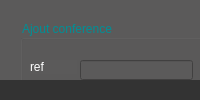
     <widget class="QFrame" name="frame_bottom_east_2">
      <property name="frameShape">
       <enum>QFrame::NoFrame</enum>
      </property>
      <property name="frameShadow">
       <enum>QFrame::Plain</enum>
      </property>
      <layout class="QVBoxLayout" name="verticalLayout_15">
       <property name="spacing">
        <number>0</number>
       </property>
       <property name="leftMargin">
        <number>0</number>
       </property>
       <property name="topMargin">
        <number>0</number>
       </property>
       <property name="rightMargin">
        <number>0</number>
       </property>
       <property name="bottomMargin">
        <number>0</number>
       </property>
       <item>
        <widget class="QFrame" name="frame_6">
         <property name="frameShape">
          <enum>QFrame::NoFrame</enum>
         </property>
         <property name="frameShadow">
          <enum>QFrame::Plain</enum>
         </property>
         <layout class="QHBoxLayout" name="horizontalLayout_33">
          <property name="spacing">
           <number>0</number>
          </property>
          <property name="leftMargin">
           <number>0</number>
          </property>
          <property name="topMargin">
           <number>0</number>
          </property>
          <property name="rightMargin">
           <number>0</number>
          </property>
          <property name="bottomMargin">
           <number>0</number>
          </property>
          <item>
           <widget class="QFrame" name="frame_home_main_2">
            <property name="styleSheet">
             <string notr="true">background-color: rgb(91, 90, 90);</string>
            </property>
            <property name="frameShape">
             <enum>QFrame::NoFrame</enum>
            </property>
            <property name="frameShadow">
             <enum>QFrame::Plain</enum>
            </property>
            <widget class="QFrame" name="printer">
             <property name="geometry">
              <rect>
               <x>810</x>
               <y>30</y>
               <width>220</width>
               <height>71</height>
              </rect>
             </property>
             <property name="minimumSize">
              <size>
               <width>220</width>
               <height>0</height>
              </size>
             </property>
             <property name="maximumSize">
              <size>
               <width>220</width>
               <height>16777215</height>
              </size>
             </property>
             <property name="frameShape">
              <enum>QFrame::NoFrame</enum>
             </property>
             <property name="frameShadow">
              <enum>QFrame::Plain</enum>
             </property>
             <layout class="QVBoxLayout" name="verticalLayout_16">
              <property name="spacing">
               <number>5</number>
              </property>
              <property name="leftMargin">
               <number>5</number>
              </property>
              <property name="topMargin">
               <number>5</number>
              </property>
              <property name="rightMargin">
               <number>5</number>
              </property>
              <property name="bottomMargin">
               <number>5</number>
              </property>
              <item>
               <widget class="QPushButton" name="impr">
                <property name="styleSheet">
                 <string notr="true">QPushButton {
	border: none;
	background-color: rgba(0,0,0,0);
}
QPushButton:hover {
	background-color: rgb(91,90,90);
}
QPushButton:pressed {	
	background-color: rgba(0,0,0,0);
}</string>
                </property>
                <property name="text">
                 <string/>
                </property>
                <property name="icon">
                 <iconset>
                  <normaloff>Icon/printer-3-32 - Copie.ico</normaloff>Icon/printer-3-32 - Copie.ico</iconset>
                </property>
                <property name="iconSize">
                 <size>
                  <width>50</width>
                  <height>50</height>
                 </size>
                </property>
               </widget>
              </item>
             </layout>
            </widget>
            <widget class="QGroupBox" name="groupBox_4">
             <property name="geometry">
              <rect>
               <x>20</x>
               <y>20</y>
               <width>341</width>
               <height>231</height>
              </rect>
             </property>
             <property name="styleSheet">
              <string notr="true">color: rgb(0, 143, 150);</string>
             </property>
             <property name="title">
              <string>Ajout conference</string>
             </property>
             <widget class="QLabel" name="num">
              <property name="geometry">
               <rect>
                <x>10</x>
                <y>40</y>
                <width>47</width>
                <height>14</height>
               </rect>
              </property>
              <property name="styleSheet">
               <string notr="true">color: rgb(255, 255, 255);</string>
              </property>
              <property name="text">
               <string>ref</string>
              </property>
             </widget>
             <widget class="QLineEdit" name="ref_ajout">
              <property name="geometry">
               <rect>
                <x>60</x>
                <y>40</y>
                <width>113</width>
                <height>20</height>
               </rect>
              </property>
              <property name="styleSheet">
               <string notr="true">color: rgb(255, 255, 255);</string>
              </property>
             </widget>
             <widget class="QLabel" name="nom_2">
              <property name="geometry">
               <rect>
                <x>10</x>
                <y>110</y>
                <width>47</width>
                <height>14</height>
               </rect>
              </property>
              <property name="styleSheet">
               <string notr="true">color: rgb(255, 255, 255);</string>
              </property>
              <property name="text">
               <string>date</string>
              </property>
             </widget>
             <widget class="QLabel" name="prix">
              <property name="geometry">
               <rect>
                <x>10</x>
                <y>140</y>
                <width>51</width>
                <height>20</height>
               </rect>
              </property>
              <property name="styleSheet">
               <string notr="true">color: rgb(255, 255, 255);</string>
              </property>
              <property name="text">
               <string>lieu</string>
              </property>
             </widget>
             <widget class="QLineEdit" name="lieu_ajout">
              <property name="geometry">
               <rect>
                <x>60</x>
                <y>140</y>
                <width>113</width>
                <height>20</height>
               </rect>
              </property>
              <property name="styleSheet">
               <string notr="true">color: rgb(255, 255, 255);</string>
              </property>
             </widget>
             <widget class="QLabel" name="etat">
              <property name="geometry">
               <rect>
                <x>10</x>
                <y>180</y>
                <width>47</width>
                <height>14</height>
               </rect>
              </property>
              <property name="styleSheet">
               <string notr="true">color: rgb(255, 255, 255);</string>
              </property>
              <property name="text">
               <string>mode</string>
              </property>
             </widget>
             <widget class="QPushButton" name="Ajout_2">
              <property name="geometry">
               <rect>
                <x>240</x>
                <y>180</y>
                <width>91</width>
                <height>41</height>
               </rect>
              </property>
              <property name="styleSheet">
               <string notr="true">QPushButton {
	border: none;
	background-color: rgba(0,0,0,0);
}
QPushButton:hover {
	background-color: rgb(91,90,90);
}
QPushButton:pressed {	
	background-color: rgba(0,0,0,0);
}</string>
              </property>
              <property name="text">
               <string/>
              </property>
              <property name="icon">
               <iconset>
                <normaloff>Icon/icons8-add-new-60.png</normaloff>Icon/icons8-add-new-60.png</iconset>
              </property>
              <property name="iconSize">
               <size>
                <width>32</width>
                <height>32</height>
               </size>
              </property>
             </widget>
             <widget class="QLineEdit" name="ref_modif">
              <property name="geometry">
               <rect>
                <x>220</x>
                <y>40</y>
                <width>113</width>
                <height>20</height>
               </rect>
              </property>
              <property name="styleSheet">
               <string notr="true">color: rgb(255, 255, 255);</string>
              </property>
             </widget>
             <widget class="QLabel" name="id_4">
              <property name="geometry">
               <rect>
                <x>230</x>
                <y>20</y>
                <width>81</width>
                <height>16</height>
               </rect>
              </property>
              <property name="styleSheet">
               <string notr="true">color: rgb(255, 255, 255);</string>
              </property>
              <property name="text">
               <string>ref Modify</string>
              </property>
             </widget>
             <widget class="QComboBox" name="mode_ajout">
              <property name="geometry">
               <rect>
                <x>60</x>
                <y>180</y>
                <width>111</width>
                <height>22</height>
               </rect>
              </property>
              <item>
               <property name="text">
                <string>en ligne</string>
               </property>
              </item>
              <item>
               <property name="text">
                <string>présentiel</string>
               </property>
              </item>
             </widget>
             <widget class="QLineEdit" name="nom_ajout">
              <property name="geometry">
               <rect>
                <x>60</x>
                <y>70</y>
                <width>113</width>
                <height>20</height>
               </rect>
              </property>
              <property name="styleSheet">
               <string notr="true">color: rgb(255, 255, 255);
</string>
              </property>
             </widget>
             <widget class="QLabel" name="num_4">
              <property name="geometry">
               <rect>
                <x>10</x>
                <y>70</y>
                <width>47</width>
                <height>14</height>
               </rect>
              </property>
              <property name="styleSheet">
               <string notr="true">color: rgb(255, 255, 255);</string>
              </property>
              <property name="text">
               <string>nom</string>
              </property>
             </widget>
             <widget class="QDateEdit" name="date_ajout">
              <property name="geometry">
               <rect>
                <x>60</x>
                <y>110</y>
                <width>110</width>
                <height>22</height>
               </rect>
              </property>
              <property name="styleSheet">
               <string notr="true">color: rgb(255, 255, 255);</string>
              </property>
             </widget>
             <widget class="QPushButton" name="pushButton_4">
              <property name="geometry">
               <rect>
                <x>240</x>
                <y>70</y>
                <width>51</width>
                <height>28</height>
               </rect>
              </property>
              <property name="styleSheet">
               <string notr="true">QPushButton {
	border: none;
	background-color: rgba(0,0,0,0);
}
QPushButton:hover {
	background-color: rgb(91,90,90);
}
QPushButton:pressed {	
	background-color: rgba(0,0,0,0);
}</string>
              </property>
              <property name="text">
               <string/>
              </property>
              <property name="icon">
               <iconset>
                <normaloff>Icon/337326932_883576556203240_9054454841976748620_n.png</normaloff>Icon/337326932_883576556203240_9054454841976748620_n.png</iconset>
              </property>
              <property name="iconSize">
               <size>
                <width>22</width>
                <height>22</height>
               </size>
              </property>
             </widget>
             <widget class="QPushButton" name="pushButton_3">
              <property name="geometry">
               <rect>
                <x>280</x>
                <y>70</y>
                <width>51</width>
                <height>28</height>
               </rect>
              </property>
              <property name="styleSheet">
               <string notr="true">QPushButton {
	border: none;
	background-color: rgba(0,0,0,0);
}
QPushButton:hover {
	background-color: rgb(91,90,90);
}
QPushButton:pressed {	
	background-color: rgba(0,0,0,0);
}</string>
              </property>
              <property name="text">
               <string/>
              </property>
              <property name="icon">
               <iconset>
                <normaloff>Icon/icons8-pen-squared-48.png</normaloff>Icon/icons8-pen-squared-48.png</iconset>
              </property>
              <property name="iconSize">
               <size>
                <width>22</width>
                <height>22</height>
               </size>
              </property>
             </widget>
            </widget>
            <widget class="QGroupBox" name="groupBox_5">
             <property name="geometry">
              <rect>
               <x>50</x>
               <y>260</y>
               <width>81</width>
               <height>51</height>
              </rect>
             </property>
             <property name="styleSheet">
              <string notr="true">color: rgb(0, 143, 150);</string>
             </property>
             <property name="title">
              <string>Supprimer</string>
             </property>
             <widget class="QPushButton" name="suprim_2">
              <property name="geometry">
               <rect>
                <x>30</x>
                <y>20</y>
                <width>31</width>
                <height>23</height>
               </rect>
              </property>
              <property name="styleSheet">
               <string notr="true">QPushButton {
	border: none;
	background-color: rgba(0,0,0,0);
}
QPushButton:hover {
	background-color: rgb(91,90,90);
}
QPushButton:pressed {	
	background-color: rgba(0,0,0,0);
}</string>
              </property>
              <property name="text">
               <string/>
              </property>
              <property name="icon">
               <iconset>
                <normaloff>Icon/closeAsset 43.png</normaloff>Icon/closeAsset 43.png</iconset>
              </property>
             </widget>
            </widget>
            <widget class="QGroupBox" name="groupBox_7">
             <property name="geometry">
              <rect>
               <x>370</x>
               <y>100</y>
               <width>571</width>
               <height>271</height>
              </rect>
             </property>
             <property name="styleSheet">
              <string notr="true">color: rgb(0, 143, 150);</string>
             </property>
             <property name="title">
              <string>Affichage des conférences</string>
             </property>
             <widget class="QTableView" name="tableView">
              <property name="geometry">
               <rect>
                <x>10</x>
                <y>20</y>
                <width>551</width>
                <height>231</height>
               </rect>
              </property>
             </widget>
            </widget>
            <widget class="QLabel" name="label_27">
             <property name="geometry">
              <rect>
               <x>410</x>
               <y>60</y>
               <width>101</width>
               <height>16</height>
              </rect>
             </property>
             <property name="styleSheet">
              <string notr="true">color: rgb(255, 255, 255);</string>
             </property>
             <property name="text">
              <string>Rechercher :</string>
             </property>
            </widget>
            <widget class="QLineEdit" name="rech">
             <property name="geometry">
              <rect>
               <x>480</x>
               <y>60</y>
               <width>321</width>
               <height>20</height>
              </rect>
             </property>
             <property name="styleSheet">
              <string notr="true">color: rgb(255, 255, 255);</string>
             </property>
            </widget>
            <widget class="QGroupBox" name="groupBox_8">
             <property name="geometry">
              <rect>
               <x>170</x>
               <y>260</y>
               <width>101</width>
               <height>51</height>
              </rect>
             </property>
             <property name="styleSheet">
              <string notr="true">color: rgb(0, 143, 150);</string>
             </property>
             <property name="title">
              <string>Supprission totale</string>
             </property>
             <widget class="QPushButton" name="reset">
              <property name="geometry">
               <rect>
                <x>10</x>
                <y>22</y>
                <width>81</width>
                <height>21</height>
               </rect>
              </property>
              <property name="styleSheet">
               <string notr="true">QPushButton {
	border: none;
	background-color: rgba(0,0,0,0);
}
QPushButton:hover {
	background-color: rgb(91,90,90);
}
QPushButton:pressed {	
	background-color: rgba(0,0,0,0);
}</string>
              </property>
              <property name="text">
               <string/>
              </property>
              <property name="icon">
               <iconset>
                <normaloff>Icon/trash-2-32.ico</normaloff>Icon/trash-2-32.ico</iconset>
              </property>
             </widget>
            </widget>
            <widget class="QGroupBox" name="groupBox">
             <property name="geometry">
              <rect>
               <x>830</x>
               <y>380</y>
               <width>121</width>
               <height>81</height>
              </rect>
             </property>
             <property name="styleSheet">
              <string notr="true">color: rgb(0, 143, 150);</string>
             </property>
             <property name="title">
              <string>Statistique</string>
             </property>
             <widget class="QPushButton" name="pushButton_2">
              <property name="geometry">
               <rect>
                <x>4</x>
                <y>20</y>
                <width>111</width>
                <height>51</height>
               </rect>
              </property>
              <property name="styleSheet">
               <string notr="true">QPushButton {
	border: none;
	background-color: rgba(0,0,0,0);
}

QPushButton:hover {
	background-color: rgb(0, 143, 150);
}
QPushButton:pressed {	
	background-color: rgba(0,0,0,0);
}</string>
              </property>
              <property name="text">
               <string/>
              </property>
              <property name="icon">
               <iconset>
                <normaloff>Icon/340746670_937324410936244_4625091873557112592_n.png</normaloff>Icon/340746670_937324410936244_4625091873557112592_n.png</iconset>
              </property>
              <property name="iconSize">
               <size>
                <width>45</width>
                <height>50</height>
               </size>
              </property>
             </widget>
            </widget>
            <widget class="QGroupBox" name="groupBox_2">
             <property name="geometry">
              <rect>
               <x>700</x>
               <y>380</y>
               <width>120</width>
               <height>81</height>
              </rect>
             </property>
             <property name="styleSheet">
              <string notr="true">color: rgb(0, 143, 150);
</string>
             </property>
             <property name="title">
              <string>mailing</string>
             </property>
             <widget class="QPushButton" name="pushButton">
              <property name="geometry">
               <rect>
                <x>10</x>
                <y>20</y>
                <width>91</width>
                <height>51</height>
               </rect>
              </property>
              <property name="styleSheet">
               <string notr="true">QPushButton {
	border: none;
	background-color: rgba(0,0,0,0);
}

QPushButton:hover {
	background-color: rgb(0, 143, 150);
}
QPushButton:pressed {	
	background-color: rgba(0,0,0,0);
}</string>
              </property>
              <property name="text">
               <string/>
              </property>
              <property name="icon">
               <iconset>
                <normaloff>Icon/334962190_713957570385466_8174413079122733394_n.png</normaloff>Icon/334962190_713957570385466_8174413079122733394_n.png</iconset>
              </property>
              <property name="iconSize">
               <size>
                <width>50</width>
                <height>50</height>
               </size>
              </property>
             </widget>
            </widget>
            <widget class="QGroupBox" name="groupBox_3">
             <property name="geometry">
              <rect>
               <x>570</x>
               <y>380</y>
               <width>120</width>
               <height>81</height>
              </rect>
             </property>
             <property name="styleSheet">
              <string notr="true">color: rgb(0, 143, 150);
</string>
             </property>
             <property name="title">
              <string>calandrier</string>
             </property>
             <widget class="QPushButton" name="pushButton_5">
              <property name="geometry">
               <rect>
                <x>10</x>
                <y>20</y>
                <width>91</width>
                <height>51</height>
               </rect>
              </property>
              <property name="styleSheet">
               <string notr="true">QPushButton {
	border: none;
	background-color: rgba(0,0,0,0);
}

QPushButton:hover {
	background-color: rgb(0, 143, 150);
}
QPushButton:pressed {	
	background-color: rgba(0,0,0,0);
}</string>
              </property>
              <property name="text">
               <string/>
              </property>
              <property name="icon">
               <iconset>
                <normaloff>Icon/340459101_570072101880922_8450964117292741454_n.png</normaloff>Icon/340459101_570072101880922_8450964117292741454_n.png</iconset>
              </property>
              <property name="iconSize">
               <size>
                <width>100</width>
                <height>100</height>
               </size>
              </property>
             </widget>
            </widget>
           </widget>
          </item>
         </layout>
        </widget>
       </item>
       <item>
        <widget class="QFrame" name="frame_low_2">
         <property name="minimumSize">
          <size>
           <width>0</width>
           <height>20</height>
          </size>
         </property>
         <property name="maximumSize">
          <size>
           <width>16777215</width>
           <height>20</height>
          </size>
         </property>
         <property name="styleSheet">
          <string notr="true"/>
         </property>
         <property name="frameShape">
          <enum>QFrame::NoFrame</enum>
         </property>
         <property name="frameShadow">
          <enum>QFrame::Plain</enum>
         </property>
         <layout class="QHBoxLayout" name="horizontalLayout_45">
          <property name="spacing">
           <number>0</number>
          </property>
          <property name="leftMargin">
           <number>0</number>
          </property>
          <property name="topMargin">
           <number>0</number>
          </property>
          <property name="rightMargin">
           <number>0</number>
          </property>
          <property name="bottomMargin">
           <number>0</number>
          </property>
          <item>
           <widget class="QFrame" name="frame_tab_2">
            <property name="font">
             <font>
              <family>Segoe UI</family>
             </font>
            </property>
            <property name="styleSheet">
             <string notr="true">background:rgb(51,51,51);</string>
            </property>
            <property name="frameShape">
             <enum>QFrame::NoFrame</enum>
            </property>
            <property name="frameShadow">
             <enum>QFrame::Plain</enum>
            </property>
            <layout class="QHBoxLayout" name="horizontalLayout_46">
             <property name="spacing">
              <number>0</number>
             </property>
             <property name="leftMargin">
              <number>0</number>
             </property>
             <property name="topMargin">
              <number>0</number>
             </property>
             <property name="rightMargin">
              <number>0</number>
             </property>
             <property name="bottomMargin">
              <number>0</number>
             </property>
             <item>
              <widget class="QLabel" name="lab_tab_2">
               <property name="font">
                <font>
                 <family>Segoe UI Light</family>
                 <pointsize>10</pointsize>
                </font>
               </property>
               <property name="styleSheet">
                <string notr="true">color:rgb(255,255,255);</string>
               </property>
               <property name="text">
                <string>&lt;html&gt;&lt;head/&gt;&lt;body&gt;&lt;p&gt;&lt;br/&gt;&lt;/p&gt;&lt;/body&gt;&lt;/html&gt;</string>
               </property>
              </widget>
             </item>
            </layout>
           </widget>
          </item>
          <item>
           <widget class="QFrame" name="frame_drag_2">
            <property name="minimumSize">
             <size>
              <width>20</width>
              <height>20</height>
             </size>
            </property>
            <property name="maximumSize">
             <size>
              <width>20</width>
              <height>20</height>
             </size>
            </property>
            <property name="toolTip">
             <string>Drag</string>
            </property>
            <property name="styleSheet">
             <string notr="true">background:rgb(51,51,51);</string>
            </property>
            <property name="frameShape">
             <enum>QFrame::NoFrame</enum>
            </property>
            <property name="frameShadow">
             <enum>QFrame::Plain</enum>
            </property>
            <layout class="QHBoxLayout" name="horizontalLayout_47">
             <property name="spacing">
              <number>0</number>
             </property>
             <property name="leftMargin">
              <number>0</number>
             </property>
             <property name="topMargin">
              <number>0</number>
             </property>
             <property name="rightMargin">
              <number>0</number>
             </property>
             <property name="bottomMargin">
              <number>0</number>
             </property>
            </layout>
           </widget>
          </item>
         </layout>
        </widget>
       </item>
      </layout>
     </widget>
